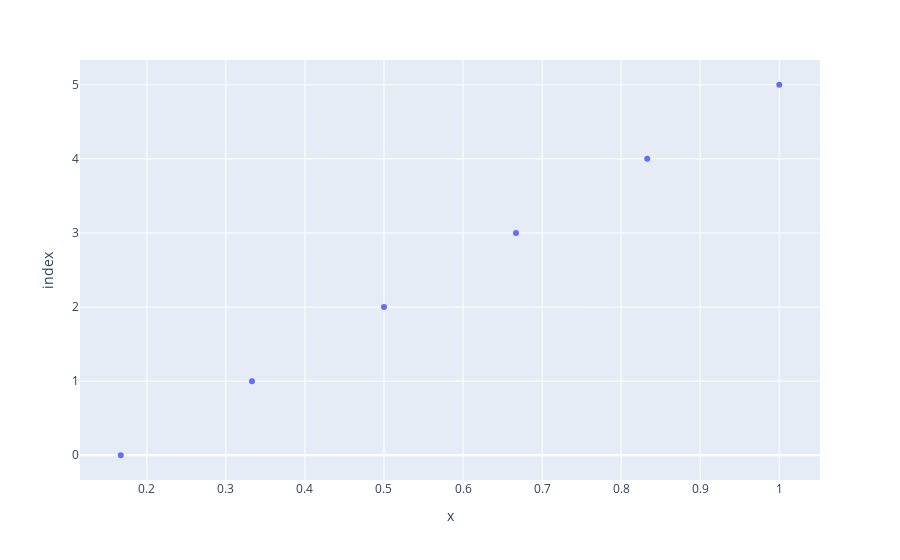

Source (notebook cell):
### Markdown cell above
> CDFs are implemented with two sorted lists: one list which contains the potential outcome values of your discrete distribution, and another list which contains cumulative probabilities.

Following this, we now have a list of possible values and a second list containing cumulative probabilities for each value. Let's go ahead and plot these values in matplotlib using a bar plot. 
* Use `dice_lst` for x-axis and `dice_cum` for y-axis

### Code cell
x=dice_lst
y=dice_cum
import plotly.express as px
fig = px.scatter(x,y)
fig.show()

### Figure 1 — Plotly figure (JSON) as saved in the notebook; plotly's stock layout.template omitted (floating-point values rounded to 4 significant figures)
{"data": [{"hovertemplate": "x=%{x}<br>index=%{y}<extra></extra>", "legendgroup": "", "marker": {"color": "#636efa", "symbol": "circle"}, "mode": "markers", "name": "", "orientation": "h", "showlegend": false, "type": "scatter", "x": [0.167, 0.333, 0.5, 0.667, 0.833, 1], "xaxis": "x", "y": [0, 1, 2, 3, 4, 5], "yaxis": "y"}], "layout": {"legend": {"tracegroupgap": 0}, "margin": {"t": 60}, "xaxis": {"anchor": "y", "domain": [0, 1], "title": {"text": "x"}}, "yaxis": {"anchor": "x", "domain": [0, 1], "title": {"text": "index"}}}}
